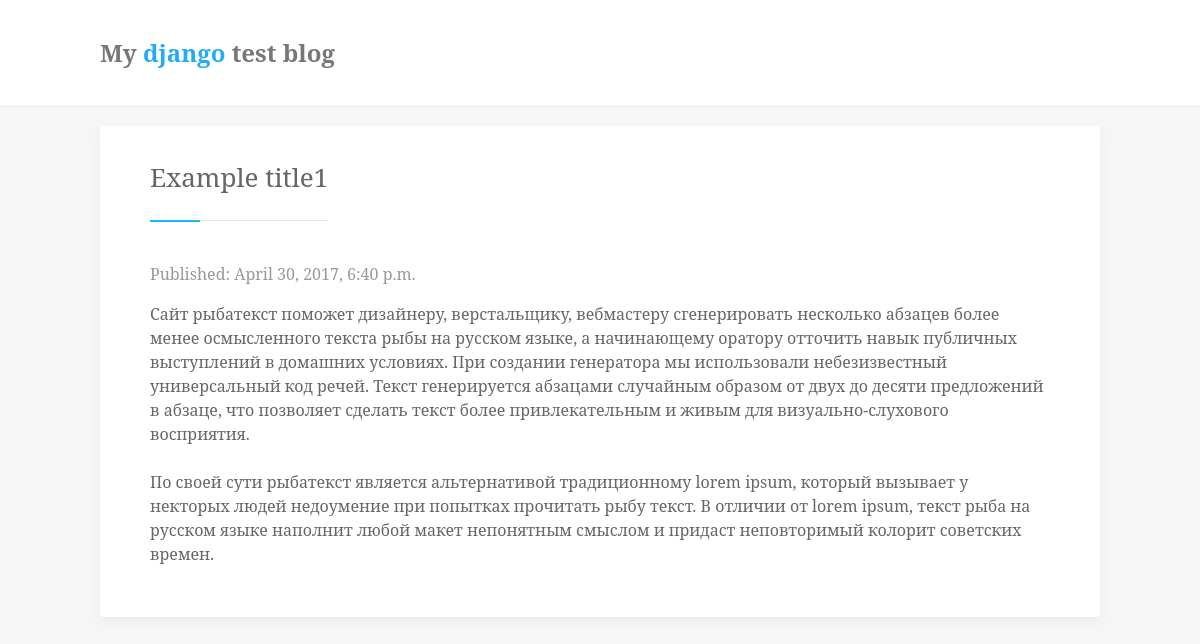
The app's page /post/1/ with its own data.
### blog/models.py (models this page shows, shortened)
class Post(models.Model):
    author = models.ForeignKey('auth.User')
    title = models.CharField(max_length=200)
    text = models.TextField()
    created_date = models.DateTimeField(default=timezone.now)
    published_date = models.DateTimeField(blank=True, null=True)

### blog/views.py (the view)
# urls.py: url(r'^post/(?P<pk>[0-9]+)/$', views.post_detail, name='post_detail'),
def post_detail(request, pk):
	post = get_object_or_404(Post, pk=pk)
	return render(request, 'blog/post_detail.html', {'post': post})

### blog/templates/blog/post_detail.html (shortened to what this page needs)
{% extends 'blog/base.html' %}
{% block content %}
   <div class="post">
        <div class="post-head">
        	<span><h2 class="title">{{ post.title }}</h2></span>
        </div>
        {% if post.published_date %}
        	<p class="date">Published: {{ post.published_date }}</p>
        {% endif %}
        <p>{{ post.text|linebreaksbr }}</p>
    </div>
{% endblock content %}

### blog/static/css/blog.css (style rules this page uses)
div { display: block; position: relative; }
body { padding: 0px; margin: 0px; font-family: "Noto Serif",serif; line-height: 1.5; color: #666; font-size: 16px; background-color: #f6f6f6; }
.date { color: #999; }
.post { padding: 35px 50px; background: #fff; border-radius: 4px; margin-bottom: 25px; -webkit-box-shadow: 0 5px 10px 0 rgba(146,146,146,.1); -moz-box-shadow: 0 5px 10px 0 rgba(146,146,146,.1); box-shadow: 0 5px 10px 0 rgba(146,146,146,.1); }
.post-head span { display: inline-block; vertical-align: middle; }
.title { position: relative; margin-bottom: 15px; font-size: 26px; line-height: 1.3; display: block; font-weight: 400; margin: 0 0 25px; padding: 0 0 25px; border-bottom: 1px solid #e7e7e7; }
.title:after { content: ""; background-color: #19B5FE; left: 0; width: 50px; height: 2px; bottom: -2px; position: absolute; }

### records on screen
Post: title "Example title1", published_date "April 30, 2017, 6:40 p.m.", text "Сайт рыбатекст поможет дизайнеру, верстальщику, вебмастеру сгенерировать несколько абзацев более менее осмысленного текста рыбы на русском языке, а начинающему оратору отточить навык публичных выступлений в домашних условиях. При создании генератора мы использовали небезизвестный универсальный код речей. Текст генерируется абзацами случайным образом от двух до десяти предложений в абзаце, что позволяет сделать текст более привлекательным и живым для визуально-слухового восприятия. По своей сути рыбатекст является альтернативой традиционному lorem ipsum, который вызывает у некторых людей недоумение при попытках прочитать рыбу текст. В отличии от lorem ipsum, текст рыба на русском языке…"
